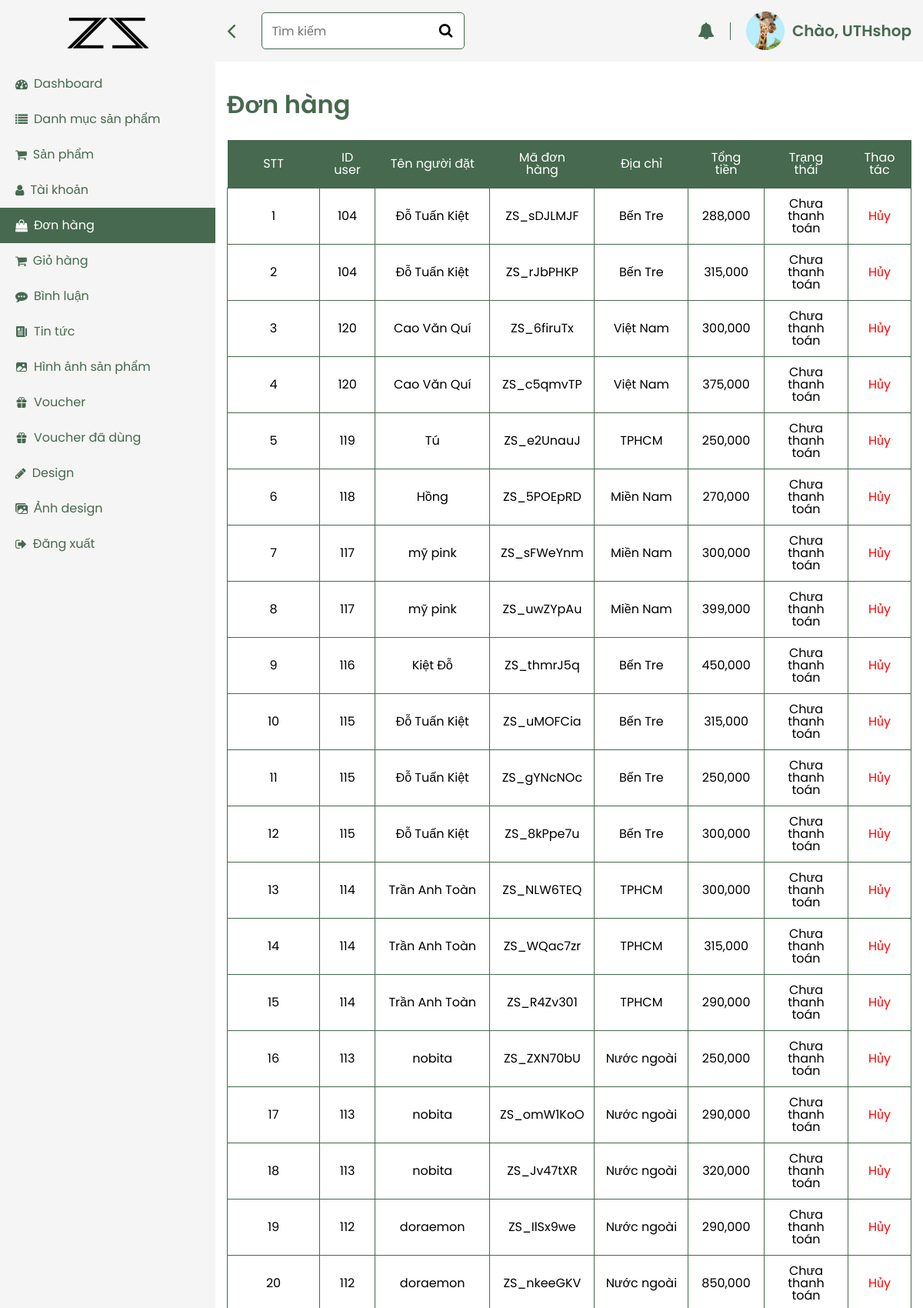
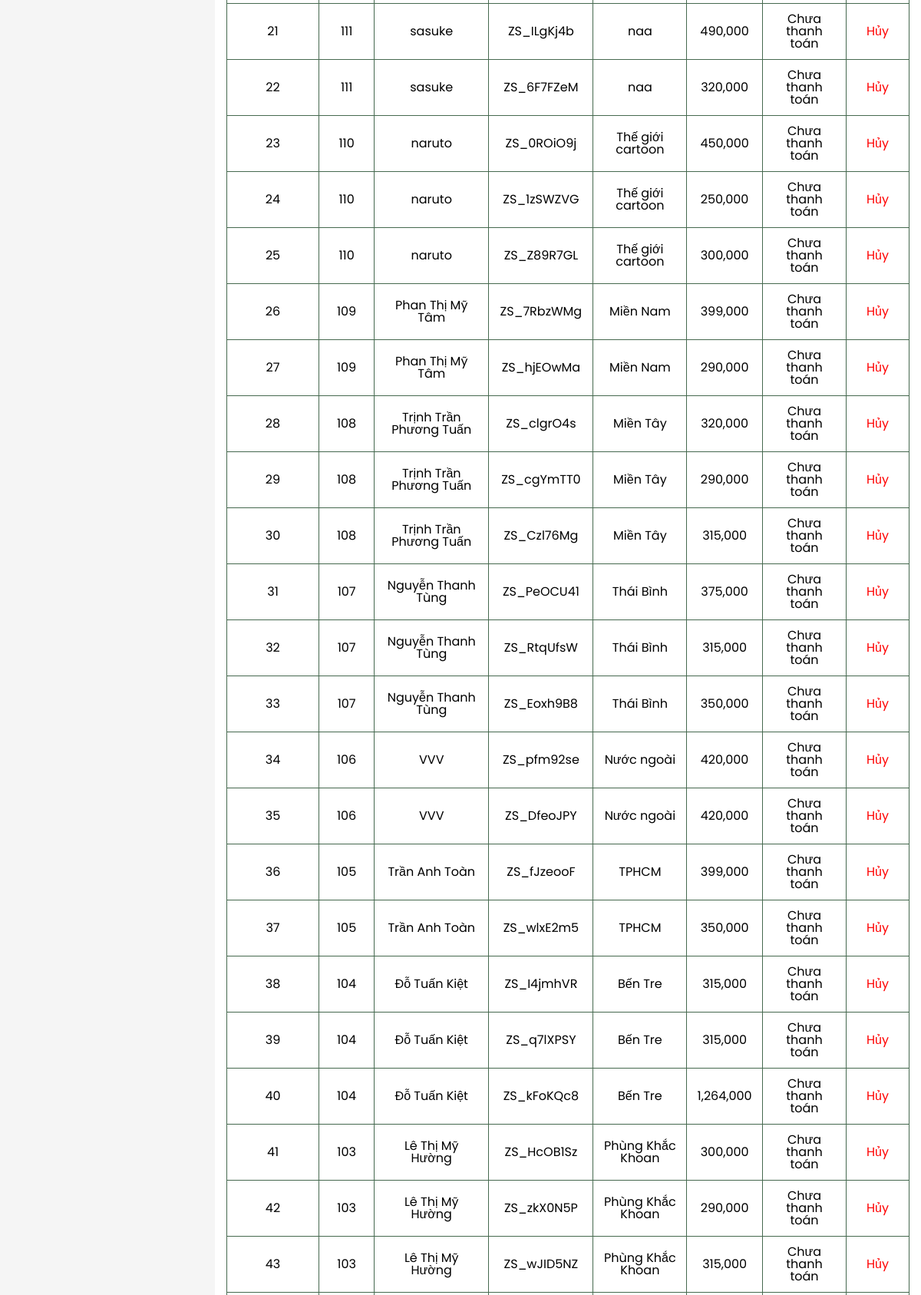
The app's page /view/admin/index.php?pg=donhang (signed in, upper part) with its own data (2 pictures, top to bottom).
### tables this page shows
CREATE TABLE `donhang` (
  `id` int(5) NOT NULL,
  `iduser` int(6) NOT NULL,
  `ma_donhang` varchar(10) NOT NULL,
  `ngaylap` date NOT NULL,
  `trangthai` varchar(50) NOT NULL,
  `tongtien` double(10,2) NOT NULL,
  `tendat` varchar(50) NOT NULL,
  `tennhan` varchar(50) DEFAULT NULL,
  `emaildat` varchar(50) NOT NULL,
  `emailnhan` varchar(50) DEFAULT NULL,
  `sdtdat` varchar(20) NOT NULL,
  `sdtnhan` varchar(20) DEFAULT NULL,
  `diachidat` varchar(100) NOT NULL,
  `diachinhan` varchar(100) DEFAULT NULL,
  `ptthanhtoan` varchar(50) NOT NULL,
  `giaohangnhanh` tinyint(1) NOT NULL DEFAULT 0,
  `id_voucher` int(6) NOT NULL
);

### model/connectdb.php (called while the page is built, shortened)
<?php
function pdo_get_connection(){
   $dburl = "mysql:host=localhost;dbname=zstyle;charset=utf8";
   $username = 'root';
   $password = '';
   $conn = new PDO($dburl, $username, $password);
   $conn->setAttribute(PDO::ATTR_ERRMODE, PDO::ERRMODE_EXCEPTION);
   return $conn;
}
function pdo_query($sql){
   $sql_args = array_slice(func_get_args(), 1);
   try{
       $conn = pdo_get_connection();
       $stmt = $conn->prepare($sql);
       $stmt->execute($sql_args);
       $rows = $stmt->fetchAll();
       return $rows;
   }
   catch(PDOException $e){
       throw $e;
   }
   finally{
       unset($conn);
   }
}
?>

### model/donhang.php (called while the page is built, shortened)
<?php
     function getdonhangtable($limit=10000000){
      $sql="SELECT * FROM donhang ORDER BY id DESC limit ".$limit;
      return pdo_query($sql);
   }
?>

### view/admin/donhang.php (the view, shortened to what this page needs)
<?php
$html_donhang = '';
$i = 1;
foreach ($donhang as $item) {
    extract($item);
    $html_donhang .= '<tr>
        <td>' . $i . '</td>
        <td>' . $iduser . '</td>
        <td>' . $tendat . '</td>
        <td >' . $ma_donhang . '</td>
        <td>' . $diachidat . '</td>
        <td>' . number_format($tongtien, 0, '.', ',') . '</td>
        <td>' . $trangthai. '</td>
        <td>
            <a href="index.php?pg=deldonhang&id=' . $id . '" class="del" style="padding: 0px">Hủy</a>
        </td>
        </tr>';
    $iduser = '';
    $i++;
}
?>
<div class="main">
        <div class="header-main">
          <div class="header-left">
            <div class="header-bar">
              <i class="fa fa-angle-left icon-bar" aria-hidden="true"></i>
            </div>
            <form action="index.php?pg=donhang" method="post" class="header-form">
              <div class="header-input">
                <input name="keyworddonhang" type="text" placeholder="Tìm kiếm " />
                <div class="header-input-icon">
                  <button name="searchdonhang"><i class="fa fa-search" aria-hidden="true"></i></button>
                </div>
              </div>
            </form>
          </div>
          <div class="header-right">
            <div class="header-bell">
              <i class="fa fa-bell" aria-hidden="true"></i>
            </div>
            <div class="header-auth">
              <div class="header-avatar">
                <img src="../layout/assets/images/avatar.png" alt="" />
              </div>
              <div class="header-name">Chào, UTHshop</div>
            </div>
          </div>
        </div>
        <div class="dashboard">
          <div class="container">
<div class="dashboard-content"
    data-tab="5">
    <div class="dashboard-heading">
        <h2 class="title-primary">Đơn hàng</h2>
    </div>
    <table class="product">
        <thead>
            <tr>
                <th>STT</th>
                <th>ID user</th>
                <th>Tên người đặt</th>
                <th>Mã đơn hàng</th>
                <th>Địa chỉ</th>
                <th>Tổng tiền</th>
                <th>Trạng thái</th>
                <th>Thao tác</th>
            </tr>
        </thead>
        <tbody>
            <?= $html_donhang; ?>
        </tbody>
    </table>
</div>

### view/layout/assets/css/admin.css (style rules this page uses)
*, *:before, *:after { box-sizing: border-box; }
* { margin: 0; padding: 0; font: inherit; list-style: none; text-decoration: none; }
:root { --primary-color: #47694f; --white: #ffffff; --bg: #799881; --font: "Poppins", sans-serif; --black: #000; --text-heading: #46694f; --bg-footer: #222222; --red: #f00; --hover: #80b885; }
img, picture, svg, video { display: block; max-width: 100%; }
input, select, textarea { background-color: transparent; outline: none; }
button { cursor: pointer; background-color: transparent; outline: none; border: 0; }
body { min-height: 100vh; font-weight: 400; font-size: 16px; line-height: 1; font-family: var(--font); font-size: 16px; }
.container { max-width: 1330px; margin: 0 auto; padding: 0 15px; }
.header-main { display: flex; justify-content: space-between; align-items: center; }
.header-left { display: flex; justify-content: space-between; align-items: center; gap: 34px; }
.header-form { margin-right: 180px; width: 280px; padding-right: 16px; }
.header-input { position: relative; }
.header-input input { width: 100%; height: 48px; border-radius: 5px; border: 1px solid #46694f; padding: 6px 48px 6px 12px; background-color: var(--white); }
.header-input-icon { position: absolute; right: 0; top: 0; padding-right: 16px; font-size: 19px; line-height: 48px; }
.header-bar { cursor: pointer; font-size: 32px; color: var(--text-heading); }
.header-right { display: flex; justify-content: space-between; align-items: center; gap: 20px; }
.header-bell { color: var(--text-heading); padding-right: 20px; font-size: 22px; border-right: 1px solid var(--text-heading); }
.header-auth { display: flex; gap: 10px; align-items: center; }
.header-name { color: var(--text-heading); font-size: 20px; font-weight: 600; }
.dashboard { position: relative; padding: 40px 0; }
.main { position: absolute; width: calc(100% - 280px); left: 280px; min-height: 100vh; transition: 0.2s linear; }
.header-main { background-color: #f5f5f5; padding: 15px; }
.dashboard-content { min-height: 100vh; }
.dashboard-heading { display: flex; justify-content: space-between; align-items: center; }
.title-primary { font-size: 32px; color: var(--primary-color); font-weight: 600; }
.del { color: red; padding-left: 16px; }
.product { width: 100%; border-collapse: collapse; caption-side: bottom; margin-top: 30px; }
.product thead tr th { padding: 15px; color: var(--white); background-color: var(--text-heading); text-align: left; border: #000; text-align: center; }
.product thead tr th:nth-child(1) { width: 120px; }
.product tbody tr td { padding: 12px; text-align: center; border: 1px solid var(--text-heading); }

### records on screen
donhang: iduser "104", tendat "Đỗ Tuấn Kiệt", ma_donhang "ZS_sDJLMJF", diachidat "Bến Tre", tongtien "288,000", trangthai "Chưa thanh toán"
donhang: iduser "104", tendat "Đỗ Tuấn Kiệt", ma_donhang "ZS_rJbPHKP", diachidat "Bến Tre", tongtien "315,000", trangthai "Chưa thanh toán"
donhang: iduser "120", tendat "Cao Văn Quí", ma_donhang "ZS_6firuTx", diachidat "Việt Nam", tongtien "300,000", trangthai "Chưa thanh toán"
donhang: iduser "120", tendat "Cao Văn Quí", ma_donhang "ZS_c5qmvTP", diachidat "Việt Nam", tongtien "375,000", trangthai "Chưa thanh toán"
donhang: iduser "119", tendat "Tú", ma_donhang "ZS_e2UnauJ", diachidat "TPHCM", tongtien "250,000", trangthai "Chưa thanh toán"
donhang: iduser "118", tendat "Hồng", ma_donhang "ZS_5POEpRD", diachidat "Miền Nam", tongtien "270,000", trangthai "Chưa thanh toán"
donhang: iduser "117", tendat "mỹ pink", ma_donhang "ZS_sFWeYnm", diachidat "Miền Nam", tongtien "300,000", trangthai "Chưa thanh toán"
donhang: iduser "117", tendat "mỹ pink", ma_donhang "ZS_uwZYpAu", diachidat "Miền Nam", tongtien "399,000", trangthai "Chưa thanh toán"
donhang: iduser "116", tendat "Kiệt Đỗ", ma_donhang "ZS_thmrJ5q", diachidat "Bến Tre", tongtien "450,000", trangthai "Chưa thanh toán"
donhang: iduser "115", tendat "Đỗ Tuấn Kiệt", ma_donhang "ZS_uMOFCia", diachidat "Bến Tre", tongtien "315,000", trangthai "Chưa thanh toán"
donhang: iduser "115", tendat "Đỗ Tuấn Kiệt", ma_donhang "ZS_gYNcNOc", diachidat "Bến Tre", tongtien "250,000", trangthai "Chưa thanh toán"
donhang: iduser "115", tendat "Đỗ Tuấn Kiệt", ma_donhang "ZS_8kPpe7u", diachidat "Bến Tre", tongtien "300,000", trangthai "Chưa thanh toán"
donhang: iduser "114", tendat "Trần Anh Toàn", ma_donhang "ZS_NLW6TEQ", diachidat "TPHCM", tongtien "300,000", trangthai "Chưa thanh toán"
donhang: iduser "114", tendat "Trần Anh Toàn", ma_donhang "ZS_WQac7zr", diachidat "TPHCM", tongtien "315,000", trangthai "Chưa thanh toán"
donhang: iduser "114", tendat "Trần Anh Toàn", ma_donhang "ZS_R4Zv301", diachidat "TPHCM", tongtien "290,000", trangthai "Chưa thanh toán"
donhang: iduser "113", tendat "nobita", ma_donhang "ZS_ZXN70bU", diachidat "Nước ngoài", tongtien "250,000", trangthai "Chưa thanh toán"
donhang: iduser "113", tendat "nobita", ma_donhang "ZS_omW1KoO", diachidat "Nước ngoài", tongtien "290,000", trangthai "Chưa thanh toán"
donhang: iduser "113", tendat "nobita", ma_donhang "ZS_Jv47tXR", diachidat "Nước ngoài", tongtien "320,000", trangthai "Chưa thanh toán"
donhang: iduser "112", tendat "doraemon", ma_donhang "ZS_IlSx9we", diachidat "Nước ngoài", tongtien "290,000", trangthai "Chưa thanh toán"
donhang: iduser "112", tendat "doraemon", ma_donhang "ZS_nkeeGKV", diachidat "Nước ngoài", tongtien "850,000", trangthai "Chưa thanh toán"
donhang: iduser "111", tendat "sasuke", ma_donhang "ZS_ILgKj4b", diachidat "naa", tongtien "490,000", trangthai "Chưa thanh toán"
donhang: iduser "111", tendat "sasuke", ma_donhang "ZS_6F7FZeM", diachidat "naa", tongtien "320,000", trangthai "Chưa thanh toán"
donhang: iduser "110", tendat "naruto", ma_donhang "ZS_0ROiO9j", diachidat "Thế giới cartoon", tongtien "450,000", trangthai "Chưa thanh toán"
donhang: iduser "110", tendat "naruto", ma_donhang "ZS_1zSWZVG", diachidat "Thế giới cartoon", tongtien "250,000", trangthai "Chưa thanh toán"
donhang: iduser "110", tendat "naruto", ma_donhang "ZS_Z89R7GL", diachidat "Thế giới cartoon", tongtien "300,000", trangthai "Chưa thanh toán"
donhang: iduser "109", tendat "Phan Thị Mỹ Tâm", ma_donhang "ZS_7RbzWMg", diachidat "Miền Nam", tongtien "399,000", trangthai "Chưa thanh toán"
donhang: iduser "109", tendat "Phan Thị Mỹ Tâm", ma_donhang "ZS_hjEOwMa", diachidat "Miền Nam", tongtien "290,000", trangthai "Chưa thanh toán"
donhang: iduser "108", tendat "Trịnh Trần Phương Tuấn", ma_donhang "ZS_clgrO4s", diachidat "Miền Tây", tongtien "320,000", trangthai "Chưa thanh toán"
donhang: iduser "108", tendat "Trịnh Trần Phương Tuấn", ma_donhang "ZS_cgYmTT0", diachidat "Miền Tây", tongtien "290,000", trangthai "Chưa thanh toán"
donhang: iduser "108", tendat "Trịnh Trần Phương Tuấn", ma_donhang "ZS_Czl76Mg", diachidat "Miền Tây", tongtien "315,000", trangthai "Chưa thanh toán"
donhang: iduser "107", tendat "Nguyễn Thanh Tùng", ma_donhang "ZS_PeOCU41", diachidat "Thái Bình", tongtien "375,000", trangthai "Chưa thanh toán"
donhang: iduser "107", tendat "Nguyễn Thanh Tùng", ma_donhang "ZS_RtqUfsW", diachidat "Thái Bình", tongtien "315,000", trangthai "Chưa thanh toán"
donhang: iduser "107", tendat "Nguyễn Thanh Tùng", ma_donhang "ZS_Eoxh9B8", diachidat "Thái Bình", tongtien "350,000", trangthai "Chưa thanh toán"
donhang: iduser "106", tendat "VVV", ma_donhang "ZS_pfm92se", diachidat "Nước ngoài", tongtien "420,000", trangthai "Chưa thanh toán"
donhang: iduser "106", tendat "VVV", ma_donhang "ZS_DfeoJPY", diachidat "Nước ngoài", tongtien "420,000", trangthai "Chưa thanh toán"
donhang: iduser "105", tendat "Trần Anh Toàn", ma_donhang "ZS_fJzeooF", diachidat "TPHCM", tongtien "399,000", trangthai "Chưa thanh toán"
donhang: iduser "105", tendat "Trần Anh Toàn", ma_donhang "ZS_wlxE2m5", diachidat "TPHCM", tongtien "350,000", trangthai "Chưa thanh toán"
donhang: iduser "104", tendat "Đỗ Tuấn Kiệt", ma_donhang "ZS_I4jmhVR", diachidat "Bến Tre", tongtien "315,000", trangthai "Chưa thanh toán"
donhang: iduser "104", tendat "Đỗ Tuấn Kiệt", ma_donhang "ZS_q7lXPSY", diachidat "Bến Tre", tongtien "315,000", trangthai "Chưa thanh toán"
donhang: iduser "104", tendat "Đỗ Tuấn Kiệt", ma_donhang "ZS_kFoKQc8", diachidat "Bến Tre", tongtien "1,264,000", trangthai "Chưa thanh toán"
donhang: iduser "103", tendat "Lê Thị Mỹ Hường", ma_donhang "ZS_HcOB1Sz", diachidat "Phùng Khắc Khoan", tongtien "300,000", trangthai "Chưa thanh toán"
donhang: iduser "103", tendat "Lê Thị Mỹ Hường", ma_donhang "ZS_zkX0N5P", diachidat "Phùng Khắc Khoan", tongtien "290,000", trangthai "Chưa thanh toán"
donhang: iduser "103", tendat "Lê Thị Mỹ Hường", ma_donhang "ZS_wJID5NZ", diachidat "Phùng Khắc Khoan", tongtien "315,000", trangthai "Chưa thanh toán"
